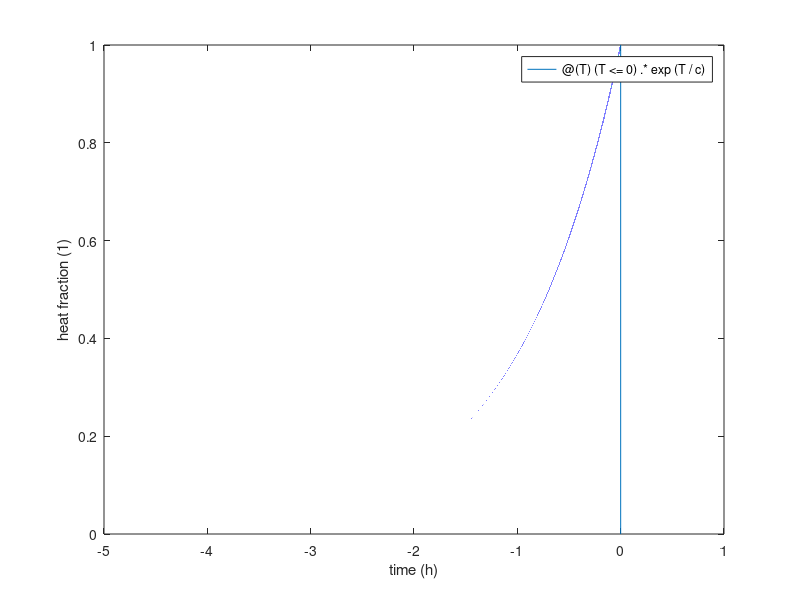
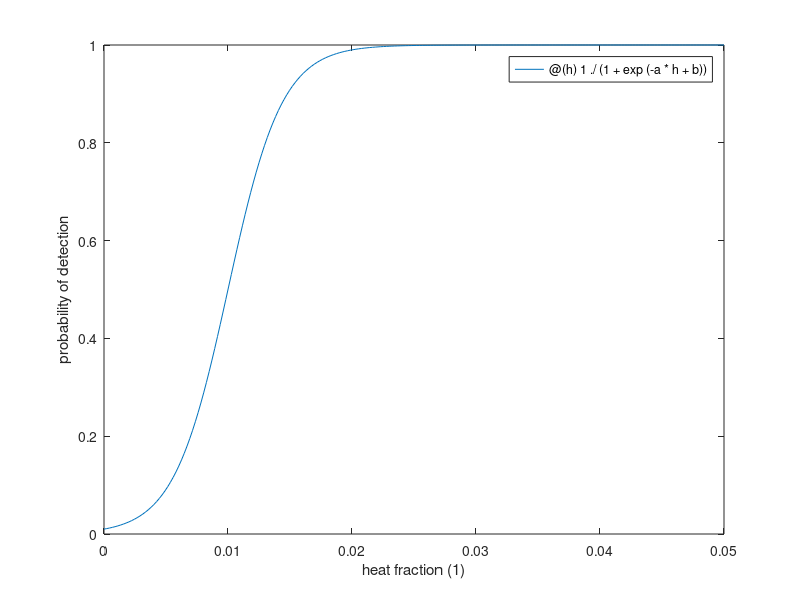

Recreate these plots in MATLAB, in order.
function plot_like_new

        % function h=heat(T)
        c = 1;  % time constant: how long the heat takes to drop to exp(-1)
        %********************************
        heat = @(T) (T<=0).*exp(T/c);
        %********************************
        % T = fire arrival time
        % 0 if T > T_now = 0, 1 at T=0, exp decay for T>= 0
        figure(1);fplot(heat,[-5*c,c]);
        xlabel('time (h)');ylabel('heat fraction (1)')
        
        % function p=prob(h)
        false_detection_rate = 0.01;  % = 1/(1+exp(b))
        b = log(1/false_detection_rate  -1);
        half_prob_heat = 0.01; % 1+exp(-a*h + b) = 2 for h=half_prob_heat 
        a = b / half_prob_heat;
        %********************************
        prob = @(h) 1./(1+exp(-a*h + b));
        %********************************
        err1 = false_detection_rate - prob(0)   
        err2 = 0.5 - prob(half_prob_heat)   
        figure(2);fplot(prob,[0,half_prob_heat*5]);
        xlabel('heat fraction (1)');ylabel('probability of detection');



 end